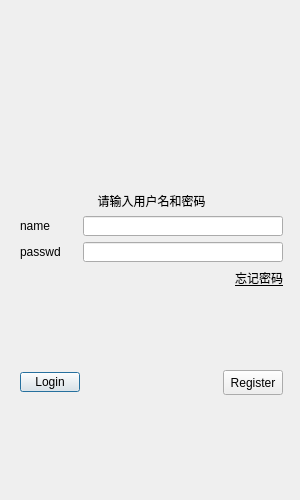
<?xml version="1.0" encoding="UTF-8"?>
<ui version="4.0">
 <class>LoginDialog</class>
 <widget class="QDialog" name="LoginDialog">
  <property name="geometry">
   <rect>
    <x>0</x>
    <y>0</y>
    <width>300</width>
    <height>500</height>
   </rect>
  </property>
  <property name="minimumSize">
   <size>
    <width>300</width>
    <height>500</height>
   </size>
  </property>
  <property name="maximumSize">
   <size>
    <width>300</width>
    <height>500</height>
   </size>
  </property>
  <property name="windowTitle">
   <string>Login</string>
  </property>
  <widget class="QWidget" name="verticalLayoutWidget">
   <property name="geometry">
    <rect>
     <x>10</x>
     <y>10</y>
     <width>283</width>
     <height>471</height>
    </rect>
   </property>
   <layout class="QVBoxLayout" name="verticalLayout">
    <property name="sizeConstraint">
     <enum>QLayout::SizeConstraint::SetDefaultConstraint</enum>
    </property>
    <property name="topMargin">
     <number>10</number>
    </property>
    <property name="bottomMargin">
     <number>10</number>
    </property>
    <item>
     <spacer name="verticalSpacer_3">
      <property name="orientation">
       <enum>Qt::Orientation::Vertical</enum>
      </property>
      <property name="sizeHint" stdset="0">
       <size>
        <width>20</width>
        <height>40</height>
       </size>
      </property>
     </spacer>
    </item>
    <item alignment="Qt::AlignmentFlag::AlignHCenter|Qt::AlignmentFlag::AlignVCenter">
     <widget class="QLabel" name="avatar">
      <property name="enabled">
       <bool>true</bool>
      </property>
      <property name="maximumSize">
       <size>
        <width>150</width>
        <height>150</height>
       </size>
      </property>
      <property name="layoutDirection">
       <enum>Qt::LayoutDirection::LeftToRight</enum>
      </property>
      <property name="text">
       <string/>
      </property>
      <property name="pixmap">
       <pixmap resource="resources.qrc">:/resources/avatar.png</pixmap>
      </property>
      <property name="scaledContents">
       <bool>true</bool>
      </property>
      <property name="alignment">
       <set>Qt::AlignmentFlag::AlignCenter</set>
      </property>
     </widget>
    </item>
    <item>
     <spacer name="verticalSpacer">
      <property name="orientation">
       <enum>Qt::Orientation::Vertical</enum>
      </property>
      <property name="sizeHint" stdset="0">
       <size>
        <width>20</width>
        <height>40</height>
       </size>
      </property>
     </spacer>
    </item>
    <item>
     <widget class="QLabel" name="login_tip">
      <property name="text">
       <string>请输入用户名和密码</string>
      </property>
      <property name="alignment">
       <set>Qt::AlignmentFlag::AlignCenter</set>
      </property>
     </widget>
    </item>
    <item>
     <layout class="QHBoxLayout" name="horizontalLayout_name">
      <property name="leftMargin">
       <number>10</number>
      </property>
      <property name="rightMargin">
       <number>10</number>
      </property>
      <item>
       <widget class="QLabel" name="name_label">
        <property name="maximumSize">
         <size>
          <width>60</width>
          <height>30</height>
         </size>
        </property>
        <property name="text">
         <string>name </string>
        </property>
       </widget>
      </item>
      <item>
       <widget class="QLineEdit" name="name_text">
        <property name="maximumSize">
         <size>
          <width>200</width>
          <height>20</height>
         </size>
        </property>
       </widget>
      </item>
     </layout>
    </item>
    <item>
     <layout class="QHBoxLayout" name="horizontalLayout_passwd">
      <property name="leftMargin">
       <number>10</number>
      </property>
      <property name="rightMargin">
       <number>10</number>
      </property>
      <item>
       <widget class="QLabel" name="passwd_label">
        <property name="maximumSize">
         <size>
          <width>60</width>
          <height>30</height>
         </size>
        </property>
        <property name="text">
         <string>passwd</string>
        </property>
       </widget>
      </item>
      <item>
       <widget class="QLineEdit" name="passwd_text">
        <property name="maximumSize">
         <size>
          <width>200</width>
          <height>20</height>
         </size>
        </property>
        <property name="echoMode">
         <enum>QLineEdit::EchoMode::Password</enum>
        </property>
       </widget>
      </item>
     </layout>
    </item>
    <item>
     <layout class="QHBoxLayout" name="horizontalLayout">
      <property name="rightMargin">
       <number>10</number>
      </property>
      <item>
       <spacer name="horizontalSpacer_2">
        <property name="orientation">
         <enum>Qt::Orientation::Horizontal</enum>
        </property>
        <property name="sizeHint" stdset="0">
         <size>
          <width>40</width>
          <height>20</height>
         </size>
        </property>
       </spacer>
      </item>
      <item>
       <widget class="clickedlabel" name="forget_label">
        <property name="font">
         <font>
          <underline>true</underline>
         </font>
        </property>
        <property name="text">
         <string>忘记密码</string>
        </property>
       </widget>
      </item>
     </layout>
    </item>
    <item>
     <spacer name="verticalSpacer_2">
      <property name="orientation">
       <enum>Qt::Orientation::Vertical</enum>
      </property>
      <property name="sizeHint" stdset="0">
       <size>
        <width>20</width>
        <height>40</height>
       </size>
      </property>
     </spacer>
    </item>
    <item>
     <layout class="QHBoxLayout" name="horizontalLayout_btn">
      <property name="leftMargin">
       <number>10</number>
      </property>
      <property name="rightMargin">
       <number>10</number>
      </property>
      <property name="bottomMargin">
       <number>0</number>
      </property>
      <item>
       <widget class="QPushButton" name="login_btn">
        <property name="minimumSize">
         <size>
          <width>60</width>
          <height>20</height>
         </size>
        </property>
        <property name="maximumSize">
         <size>
          <width>60</width>
          <height>20</height>
         </size>
        </property>
        <property name="text">
         <string>Login</string>
        </property>
       </widget>
      </item>
      <item>
       <spacer name="horizontalSpacer">
        <property name="orientation">
         <enum>Qt::Orientation::Horizontal</enum>
        </property>
        <property name="sizeHint" stdset="0">
         <size>
          <width>40</width>
          <height>20</height>
         </size>
        </property>
       </spacer>
      </item>
      <item>
       <widget class="QPushButton" name="register_btn">
        <property name="minimumSize">
         <size>
          <width>60</width>
          <height>25</height>
         </size>
        </property>
        <property name="maximumSize">
         <size>
          <width>60</width>
          <height>25</height>
         </size>
        </property>
        <property name="text">
         <string>Register</string>
        </property>
       </widget>
      </item>
     </layout>
    </item>
    <item>
     <spacer name="verticalSpacer_4">
      <property name="orientation">
       <enum>Qt::Orientation::Vertical</enum>
      </property>
      <property name="sizeHint" stdset="0">
       <size>
        <width>20</width>
        <height>40</height>
       </size>
      </property>
     </spacer>
    </item>
   </layout>
  </widget>
 </widget>
 <customwidgets>
  <customwidget>
   <class>clickedlabel</class>
   <extends>QLabel</extends>
   <header>clickedlabel.h</header>
  </customwidget>
 </customwidgets>
 <resources>
  <include location="resources.qrc"/>
 </resources>
 <connections/>
</ui>
